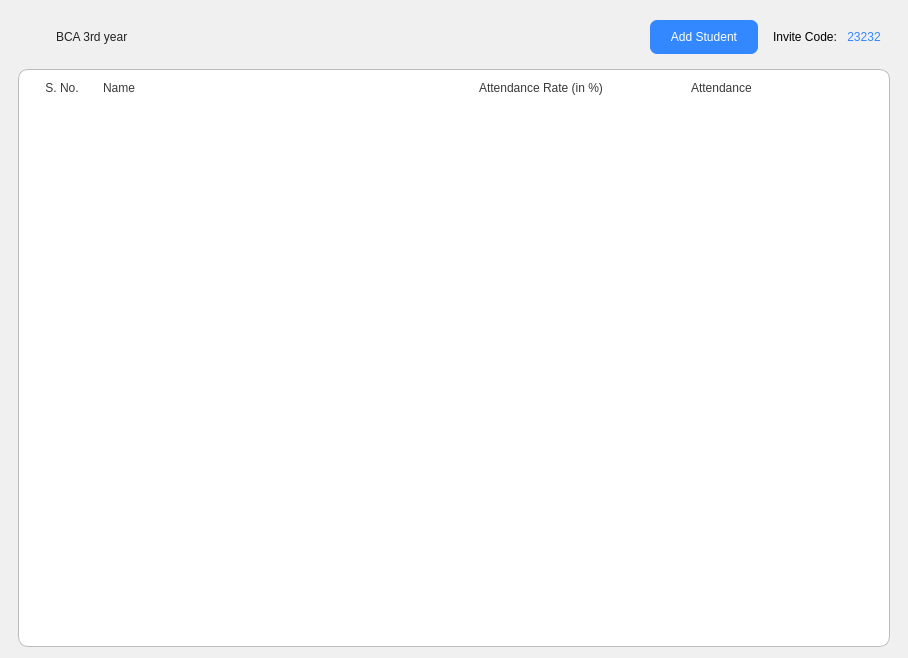
<?xml version="1.0" encoding="UTF-8"?>
<ui version="4.0">
 <class>ClassOpen</class>
 <widget class="QWidget" name="ClassOpen">
  <property name="geometry">
   <rect>
    <x>0</x>
    <y>0</y>
    <width>908</width>
    <height>658</height>
   </rect>
  </property>
  <property name="windowTitle">
   <string>Form</string>
  </property>
  <property name="styleSheet">
   <string notr="true">background-color: rgb(240, 240, 240);</string>
  </property>
  <layout class="QVBoxLayout" name="verticalLayout">
   <property name="leftMargin">
    <number>18</number>
   </property>
   <property name="rightMargin">
    <number>18</number>
   </property>
   <item>
    <widget class="QWidget" name="widget" native="true">
     <property name="sizePolicy">
      <sizepolicy hsizetype="Preferred" vsizetype="Fixed">
       <horstretch>0</horstretch>
       <verstretch>0</verstretch>
      </sizepolicy>
     </property>
     <property name="styleSheet">
      <string notr="true">background-color: transparent;</string>
     </property>
     <layout class="QHBoxLayout" name="horizontalLayout">
      <property name="leftMargin">
       <number>0</number>
      </property>
      <property name="rightMargin">
       <number>0</number>
      </property>
      <item>
       <widget class="QPushButton" name="back_btn">
        <property name="sizePolicy">
         <sizepolicy hsizetype="Fixed" vsizetype="Fixed">
          <horstretch>0</horstretch>
          <verstretch>0</verstretch>
         </sizepolicy>
        </property>
        <property name="maximumSize">
         <size>
          <width>32</width>
          <height>32</height>
         </size>
        </property>
        <property name="cursor">
         <cursorShape>PointingHandCursor</cursorShape>
        </property>
        <property name="styleSheet">
         <string notr="true">border:none</string>
        </property>
        <property name="text">
         <string/>
        </property>
        <property name="icon">
         <iconset>
          <normaloff>icons/back.png</normaloff>icons/back.png</iconset>
        </property>
        <property name="iconSize">
         <size>
          <width>22</width>
          <height>22</height>
         </size>
        </property>
       </widget>
      </item>
      <item>
       <widget class="QLabel" name="class_name">
        <property name="sizePolicy">
         <sizepolicy hsizetype="Fixed" vsizetype="Preferred">
          <horstretch>0</horstretch>
          <verstretch>0</verstretch>
         </sizepolicy>
        </property>
        <property name="styleSheet">
         <string notr="true">color: rgb(34, 34, 34);
font: 600 16pt &quot;Segoe UI&quot;;</string>
        </property>
        <property name="text">
         <string>BCA 3rd year</string>
        </property>
       </widget>
      </item>
      <item>
       <spacer name="horizontalSpacer">
        <property name="orientation">
         <enum>Qt::Orientation::Horizontal</enum>
        </property>
        <property name="sizeHint" stdset="0">
         <size>
          <width>40</width>
          <height>20</height>
         </size>
        </property>
       </spacer>
      </item>
      <item>
       <widget class="QPushButton" name="add_student_btn">
        <property name="cursor">
         <cursorShape>PointingHandCursor</cursorShape>
        </property>
        <property name="styleSheet">
         <string notr="true">#add_student_btn{color: #fff;
background : #3388FF;
border: none;
padding: 10px 20px;
font: 600 14px &quot;Segoe UI&quot;;
border-radius: 7px}

#add_student_btn:hover{
background : #0055FF;}</string>
        </property>
        <property name="text">
         <string>Add Student</string>
        </property>
        <property name="icon">
         <iconset>
          <normaloff>add.png</normaloff>add.png</iconset>
        </property>
       </widget>
      </item>
      <item>
       <widget class="QWidget" name="widget_2" native="true">
        <layout class="QHBoxLayout" name="horizontalLayout_3">
         <item>
          <widget class="QLabel" name="label_2">
           <property name="styleSheet">
            <string notr="true">color: rgb(0, 0, 0);
border: none</string>
           </property>
           <property name="text">
            <string>Invite Code: </string>
           </property>
          </widget>
         </item>
         <item>
          <widget class="QPushButton" name="invite_code">
           <property name="sizePolicy">
            <sizepolicy hsizetype="Fixed" vsizetype="Fixed">
             <horstretch>0</horstretch>
             <verstretch>0</verstretch>
            </sizepolicy>
           </property>
           <property name="styleSheet">
            <string notr="true">color: #3388FF;
border: none;
font: 700 12pt &quot;Segoe UI&quot;;</string>
           </property>
           <property name="text">
            <string>23232</string>
           </property>
          </widget>
         </item>
        </layout>
       </widget>
      </item>
     </layout>
    </widget>
   </item>
   <item>
    <widget class="QStackedWidget" name="student_stack">
     <property name="styleSheet">
      <string notr="true">background-color: transparent;
border:none</string>
     </property>
     <widget class="QWidget" name="all_students">
      <property name="styleSheet">
       <string notr="true">
#all_students{background-color: rgb(255, 255, 255);
border:1px solid rgb(187, 187, 187); border-radius: 10px}</string>
      </property>
      <layout class="QVBoxLayout" name="verticalLayout_2">
       <property name="spacing">
        <number>0</number>
       </property>
       <property name="leftMargin">
        <number>0</number>
       </property>
       <property name="topMargin">
        <number>0</number>
       </property>
       <property name="rightMargin">
        <number>0</number>
       </property>
       <property name="bottomMargin">
        <number>0</number>
       </property>
       <item>
        <widget class="QFrame" name="frame">
         <property name="sizePolicy">
          <sizepolicy hsizetype="Preferred" vsizetype="Minimum">
           <horstretch>0</horstretch>
           <verstretch>0</verstretch>
          </sizepolicy>
         </property>
         <property name="styleSheet">
          <string notr="true">QLabel{
	color: #383838;
	font: 600 9pt &quot;Segoe UI&quot;;
}
</string>
         </property>
         <property name="frameShape">
          <enum>QFrame::Shape::StyledPanel</enum>
         </property>
         <property name="frameShadow">
          <enum>QFrame::Shadow::Raised</enum>
         </property>
         <layout class="QHBoxLayout" name="horizontalLayout_2">
          <property name="topMargin">
           <number>12</number>
          </property>
          <property name="bottomMargin">
           <number>9</number>
          </property>
          <item>
           <widget class="QLabel" name="label_3">
            <property name="sizePolicy">
             <sizepolicy hsizetype="Fixed" vsizetype="Fixed">
              <horstretch>0</horstretch>
              <verstretch>0</verstretch>
             </sizepolicy>
            </property>
            <property name="minimumSize">
             <size>
              <width>70</width>
              <height>0</height>
             </size>
            </property>
            <property name="styleSheet">
             <string notr="true"/>
            </property>
            <property name="text">
             <string>S. No.</string>
            </property>
            <property name="alignment">
             <set>Qt::AlignmentFlag::AlignCenter</set>
            </property>
           </widget>
          </item>
          <item>
           <widget class="QLabel" name="label_4">
            <property name="text">
             <string>Name</string>
            </property>
           </widget>
          </item>
          <item>
           <widget class="QLabel" name="label_5">
            <property name="sizePolicy">
             <sizepolicy hsizetype="Preferred" vsizetype="Preferred">
              <horstretch>0</horstretch>
              <verstretch>0</verstretch>
             </sizepolicy>
            </property>
            <property name="maximumSize">
             <size>
              <width>450</width>
              <height>450</height>
             </size>
            </property>
            <property name="text">
             <string>Attendance Rate (in %)</string>
            </property>
            <property name="alignment">
             <set>Qt::AlignmentFlag::AlignCenter</set>
            </property>
           </widget>
          </item>
          <item>
           <widget class="QLabel" name="label_6">
            <property name="sizePolicy">
             <sizepolicy hsizetype="Fixed" vsizetype="Preferred">
              <horstretch>0</horstretch>
              <verstretch>0</verstretch>
             </sizepolicy>
            </property>
            <property name="minimumSize">
             <size>
              <width>190</width>
              <height>0</height>
             </size>
            </property>
            <property name="maximumSize">
             <size>
              <width>180</width>
              <height>16777215</height>
             </size>
            </property>
            <property name="text">
             <string>Attendance</string>
            </property>
           </widget>
          </item>
         </layout>
        </widget>
       </item>
       <item>
        <widget class="QScrollArea" name="scrollArea">
         <property name="widgetResizable">
          <bool>true</bool>
         </property>
         <widget class="QWidget" name="scrollAreaWidgetContents_2">
          <property name="geometry">
           <rect>
            <x>0</x>
            <y>0</y>
            <width>872</width>
            <height>539</height>
           </rect>
          </property>
          <layout class="QVBoxLayout" name="studentLayout">
           <property name="spacing">
            <number>0</number>
           </property>
           <property name="leftMargin">
            <number>0</number>
           </property>
           <property name="topMargin">
            <number>0</number>
           </property>
           <property name="rightMargin">
            <number>0</number>
           </property>
           <property name="bottomMargin">
            <number>0</number>
           </property>
           <item>
            <spacer name="verticalSpacer">
             <property name="orientation">
              <enum>Qt::Orientation::Vertical</enum>
             </property>
             <property name="sizeHint" stdset="0">
              <size>
               <width>20</width>
               <height>530</height>
              </size>
             </property>
            </spacer>
           </item>
          </layout>
         </widget>
        </widget>
       </item>
      </layout>
     </widget>
     <widget class="QWidget" name="no_student">
      <layout class="QVBoxLayout" name="verticalLayout_3">
       <item>
        <widget class="QLabel" name="label">
         <property name="styleSheet">
          <string notr="true">QLabel{
  font: 15pt &quot;Segoe UI&quot;;
  color: rgb(0, 0, 0);
}</string>
         </property>
         <property name="text">
          <string>No students, Invite some!</string>
         </property>
         <property name="alignment">
          <set>Qt::AlignmentFlag::AlignCenter</set>
         </property>
        </widget>
       </item>
      </layout>
     </widget>
    </widget>
   </item>
  </layout>
 </widget>
 <resources/>
 <connections/>
</ui>
